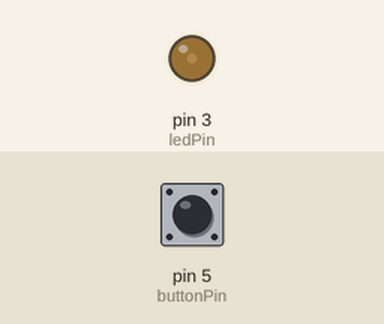
This sketch was run on a simulated Arduino Uno, built with avr-gcc and run on an emulated ATmega328P. Parts: output pins drawn as LEDs (lit = HIGH). The test bench sets the inputs (shaded band); at power-on: pin 5 (buttonPin) HIGH.

Above: at 1.26 s.
1.3 s: pin 5 (buttonPin) pulled LOW for 3.2 s
At 7.38 s:
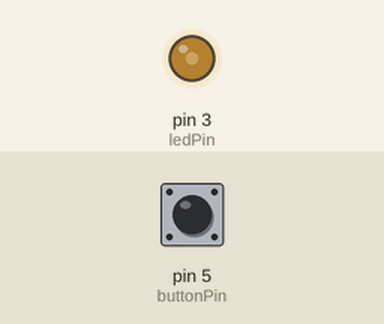
7.5 s: pin 5 (buttonPin) pulled LOW for 0.15 s
10.6 s: pin 5 (buttonPin) pulled LOW for 1 s
At 15.99 s:
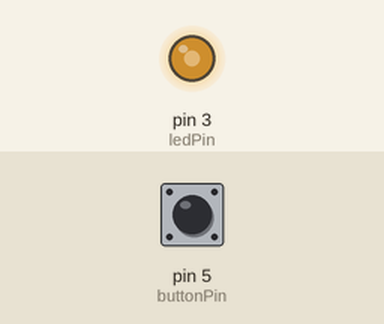
Timing chart, 0 to 26.6 s (numbered marks = the images above; inputs shaded):
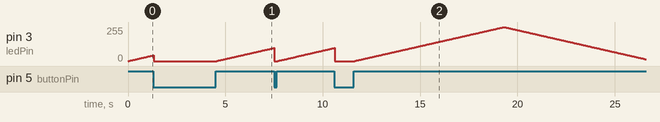

The sketch:

InterruptibleFadeScheduler.ino
```cpp
/*
   Interruptible Fade of an LED using Scheduler
   Works on any of the ARM-based Arduino and compatible boards

   Fades an LED once every 30ms in the fader() function,
   and checks a button in the main loop() function.

   created 24 Jan 2017
   by Tom Igoe
*/

#include <Scheduler.h>    // scheduler works only on ARM boards

const int buttonPin = 5;  // pushbutton on pin 5
const int ledPin = 3;     // LED on pin 3

volatile byte level = 0;  // volatile because both loops change it
int increment = 1;        // increment of change of the fade level

void setup() {
  pinMode(ledPin, OUTPUT);
  pinMode(buttonPin, INPUT_PULLUP);
  Scheduler.startLoop(fader);   // start fader() as a loop
}

void loop() {
  // read the button:
  int buttonState = digitalRead(buttonPin);
  // set level to 0 while the button is held down:
  if (buttonState == LOW) {
    level = 0;
  }
  yield();    // yield processor to other loops
}

void fader() {
  analogWrite(ledPin, level); // fade the LED

  level = level + increment;  // change the level
  // if the level is at the extremes, change the
  // direction of the increment:
  if (level == 255 || level == 0) {
    increment = -increment;
  }
  delay(30);    // wait 30ms
  yield();      // yield to other loops
}
```
